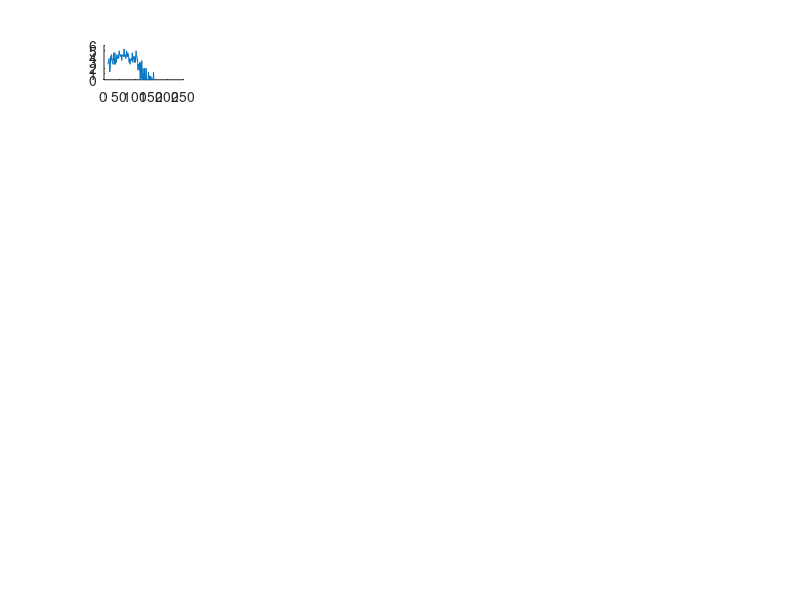

Write MATLAB code to recreate this figure. (Note: this script raises an error after producing the figure.)
%% learning rate v reversal number

learningRates = zeros(1,6);
path = 'C:\Users\tcare\Documents\Github\CSHLPartners\';
reversalNumbers = zeros(1,35);
load('AR.mat');
viewRange = -20:40;
reversalNumbers(1) = 1;
firstHalf = AR.csPlus;
secondHalf = AR.csMinus;
filenames = AR.csPlus.filename.before(:,end);
data = [firstHalf.csLicks.before secondHalf.csLicks.after];
tenPercentPoints = zeros(35,1);
reversalPoint = size(firstHalf.csLicks.before,2);
for i = 2:35
    
    if(strncmpi(filenames(i),(filenames(i-1)),5))
        reversalNumbers(i) = reversalNumbers(i-1) + 1;
    else
        reversalNumbers(i) = 1;
    end
end


 figure;
 for i = 1:35
     subplot(7,5,i)
     hold on;
     plot(data(i,:));
     plot(smoothdata(data(i,:),'movmean',5), 'Color','r', 'LineWidth',2);
     %title("Reversal " + reversalNumbers(i));
     line([reversalPoint reversalPoint], [5 0], 'Color', [0 0 0], 'LineWidth', 1.5);
     line([tenPercentPoints(i) tenPercentPoints(i)], [5 0], 'Color', [0 0 0], 'LineWidth', 1.5);
     hold off;
 end

all = figure;
data = [firstHalf.csLicks.before secondHalf.csLicks.after];
dataRange = (viewRange) + size(firstHalf.csLicks.before,2);
for i = 1:6
    subplot(3,2,i);
    hold on;
    title("Reversal " + i);
    lr = getLearningRate(firstHalf,secondHalf,(reversalNumbers == i)',0:40);
    meanData = nanmean(data(reversalNumbers == i,:));
    reversalPoint = size(firstHalf.csLicks.before,2);
    normalizer = mean(meanData(reversalPoint + (-20:-10)));
    plot(viewRange, nanmean(data(reversalNumbers == i,dataRange)) / normalizer, 'Color', 'g', 'LineWidth', 1.5);
    plot(viewRange, lr.graph(dataRange), 'Color', 'b', 'LineWidth',1.5); 
    reversals = find(reversalNumbers == i);
    for j = 1:length(reversals)
        plot(viewRange, data(reversals(j),dataRange) / normalizer, 'Color', 'r');
    end
    hold off;
    
    learningRates(1,i) = lr.value;
end
saveas(all,path + "ReversalsCSPLUS.jpg");
saveas(all,path + "ReversalsCSPLUS.fig");
learns = figure;
plot(learningRates, 'Color', 'r');
xticks([1 2 3 4 5 6]);
axis([1 6 0 1]);
title('Learning Rate over Multiple Reversals');
xlabel('Reversal Number');
ylabel('Optimal Learning Rate');
saveas(learns, path + "ReversalVLearningRateCSPLUS.fig");
saveas(learns, path + "ReversalVLearningRateCSPLUS.jpg");

